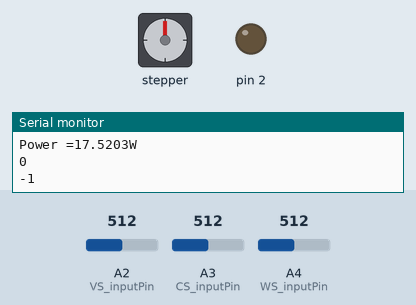
Bench run of a sketch on a simulated Arduino Mega 2560, built with avr-gcc and run on an emulated ATmega2560. Parts: stepper motor, output pins drawn as LEDs (lit = HIGH), the last lines printed to the serial monitor. Inputs (shaded band) come from the test bench; at power-on: A3 (CS_inputPin) = 512, A2 (VS_inputPin) = 512, A4 (WS_inputPin) = 512. Stepper angles assume 300 steps per turn.

Above: at 1.2 s.
1.3 s: A3 (CS_inputPin) set to 308
At 3.25 s:
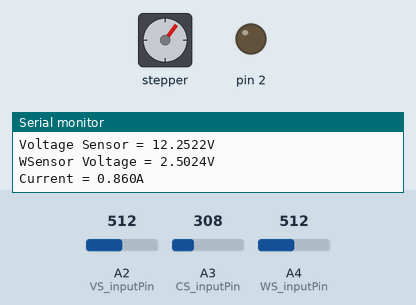
4.3 s: A3 (CS_inputPin) set to 282
At 5.35 s:
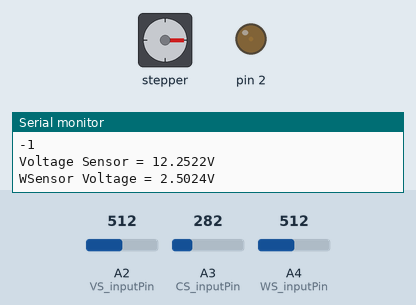
7.3 s: A2 (VS_inputPin) set to 502
At 9.05 s:
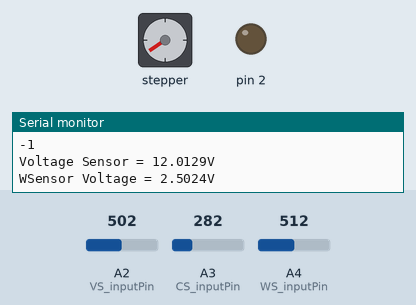
10.3 s: A3 (CS_inputPin) set to 122
At 11.13 s:
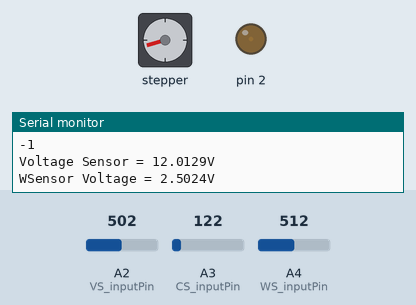
13.3 s: A4 (WS_inputPin) set to 310
16.3 s: A4 (WS_inputPin) set to 289
Timing chart, 0 to 19.3 s (numbered marks = the images above; inputs shaded):
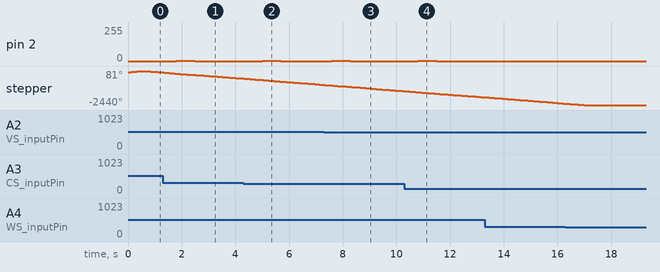

The sketch:

391_ARDUINO.ino
```cpp
/*
 * Timer 0 (controls pin 13, 4);
 * Timer 1 (controls pin 12, 11);
 * Timer 2 (controls pin 10, 9);
 * Timer 3 (controls pin 5, 3, 2);
 * Timer 4 (controls pin 8, 7, 6);
 * Timer 5 (controls pin 46,45,44);
 *
 * Timer3
 * -Highest frequency is 1MHz
 * -Lowest frequency is 0.12Hz
 * -for .pwm(pin,duty,period): duty is 10bit val, so from 0-1023
 *
 */
#include "TimerOne.h"
#include "FlexiTimer2.h"
#include "TimerThree.h"
#include "TimerFour.h"
#include "TimerFive.h"
#include <Stepper.h>
#include <stdlib.h>
#include <SoftwareSerial.h>

// ====== Constants ======

// define frequencies for timers
#define frequency1  200  // 5ms
#define frequency2  200
#define frequency3  150000
#define frequency4  10
#define frequency5  10   // 1 = 100, so if u want 1000 Hz (1ms), do 10 etc

// ====== Global Variables ======

//Bluetooth
SoftwareSerial ble(10, 7); // RX, TX
// white is TX on chip
// yellow goes to rx on chip
// blue vcc
// black is ground

// define duty cycles for timer, val/1024 = duty cycle
int duty3_2 = 0;  // duty cycle for timer3, pin 2
int duty3_3 = 256;
int duty3_5 = 103;

// calculate periods for timers
long int period1 = (1000000/frequency1);
long int period2 = (1000/frequency2);
long int period3 = (1000000/frequency3);
long int period4 = (1000000/frequency4);
long int period5 = (1000000/frequency5);

//Stepper Setup Variable
Stepper myStepper(300, 47, 51, 49, 53);          // initialize the stepper library
int Step_counter = 0;
double position = 0.0;
double Step_degree = 0.0;
int dir = 0;
int Step_start = 0;
int Step_countTarget = 0.0;
int Step_ready = 1;
double Step_current_pos = 0;

//Boost Control Setup Variables
float Vin = 0.0;
int dutycycle = 0;

//Voltage Sensor, pin A2
int VS_inputPin = A2;
int VS_count = 0;
float VS_sum = 0.0;
float R1 = 300000.0;                           // Resistor value 1, before node
float R2 =  77000.0;                           // Resistor value 2, after node

//Current Sensor, pin A3
int CS_inputPin = A3;
float CS_sum = 0.0;

//Wind Sensor, potentiometer input pin A4
int WS_inputPin = A4;
float WS_sum = 0.0;
float WS_val = 0.0;

//Power
int PC_count = 0;
float PC_voltage = 0.0;
float PC_current = 0.0;
float PC_power = 0.0;

//MPPT
int boostup = -1;
float oldPower = 0.0;

void setup()
{
  Serial.begin(9600);                // initialize serial port
  ble.begin(9600);

  Timer3.initialize(period3);                     // Set period
  //Timer3.attachInterrupt();                     // ISR setup
  Timer3.pwm(2, duty3_2);                         // Set pwm

  pinMode(VS_inputPin, INPUT);
  while(((analogRead(VS_inputPin)* (5.0/1023.0))/(R2/(R1+R2))) < 9){
    Serial.println("Waiting to reach 10V !");
  }

// ====== Timer(s) ======
  Timer1.initialize(period1);                     // Set period
  Timer1.attachInterrupt(AnalogSensor);          // ISR setup

  FlexiTimer2::set(period2, mppt);       // Set period & ISR
  FlexiTimer2::start();


  Timer4.initialize(period4);                     // Set period
  Timer4.attachInterrupt(BoostControl);              // ISR setup

  Timer5.initialize(period5);                     // Set period
  Timer5.attachInterrupt(WindSensor);             // ISR Setup

// ====== Stepper Motor ======
  myStepper.setSpeed(60);                         // Speed = 60rpm

// ====== Voltage & Current Sensors ======
  //pinMode(VS_inputPin, INPUT);
  pinMode(CS_inputPin, INPUT);
}

void loop()
{
  if(Step_start == 1){    // If stepper is finished prev instruction, move
  StepperMotorControl();
  }

}
```

BoostControl.ino
```cpp
//Boost Converter Constants

#define boost_low 10          // Min output voltage
#define boost_high 15         // Max output voltage

// Use nested loops so only one if statement can be triggered in each call to BoostControl
void BoostControl()
{
  if(PC_voltage < boost_low) dutychange(-1, 4);             //Voltage below 1V, decrease duty cycle
    else{
      if(PC_voltage > boost_high) dutychange(-1, 2);            //If voltage above 15V, increase duty cycle
      else
      {
        if(boostup == 1) dutychange(1, 2);                  // MPPT wants duty cycle increased
        else dutychange(-1,2);                        // MPPT wants duty cycle decreased
      }
    }
  }


void dutychange(int sign, int inc)
{
  if(sign == 1) duty3_2 += inc;
  else duty3_2 = duty3_2 - inc;

  if(duty3_2 >= 1023) duty3_2 = 1023;
  if(duty3_2 <= 0) duty3_2 = 0;
  Timer3.setPwmDuty(2, duty3_2);
}
```

Current_Voltage_Power.ino
```cpp
/*
 * Take analog read from A2 for voltage every interrupt and add to sum, display the average every 100 reads and reset
 *                       A3     current
 *                       A4     voltage from potentiometer
 */


void AnalogSensor()
{
  VS_count++;
  VS_sum += analogRead(VS_inputPin);
  WS_sum += analogRead(WS_inputPin);
  CS_sum += analogRead(CS_inputPin);
  if(VS_count == 100){
    // Voltage Calculations
    VS_sum /= (float)VS_count;                  // Divide by VS_count to get average voltage
    VS_sum *= (5.0/1023.0);                     // Multiply by 5/1023 to get the actual voltage value
    VS_sum = VS_sum/(R2/(R1+R2));               // Reverse voltage divider to get real voltage

    // Current Calculations
    CS_sum /= (float)VS_count;                  // Divide by VS_count to get average
    CS_sum *= (5.0/1023.0);
    CS_sum /= 1.75;                             // Use formula derived from sample points to convert voltage
                                                // to current
    // Voltage calculations from potentiometer
    WS_sum /= (float)VS_count;
    WS_sum *= (5.0/1023);
    WS_val = WS_sum;

    // Pass values to power calculation
    PC_voltage = VS_sum;
    PC_current = CS_sum;
    PC_power = PC_voltage * PC_current;

    // Display values on serial print
    Serial.print("Voltage Sensor = ");
    Serial.print(VS_sum, 4);
    Serial.println("V");

    Serial.print("WSensor Voltage = ");
    Serial.print(WS_val, 4);
    Serial.println("V");

    Serial.print("Current = ");
    Serial.print(CS_sum, 3);
    Serial.println("A");

    Serial.print("Power =");
    Serial.print(PC_power, 4);
    Serial.println("W");

    dutycycle = (int)((float)(duty3_2)/1023 * 100);

    Serial.println(dutycycle);
    Serial.println(boostup);
    Serial.println();

    /*
    Serial.print(",");
    Serial.print(VS_sum, 4);
    Serial.print(" V");
    Serial.print(",");
    Serial.print(CS_sum, 3);
    Serial.print(" A");
    Serial.print(",");
    Serial.print(WS_val, 4);
    Serial.print(" V");
    Serial.print(",");
    Serial.print(PC_power, 4);
    Serial.print(" W");
    Serial.print(",");
    Serial.print(dutycycle,1);
    Serial.print(" ?");
    Serial.println(",");
*/
    ble.print(",");
    ble.print(VS_sum, 4);
    ble.print(",");
    ble.print(CS_sum, 3);
    ble.print(",");
    ble.print(WS_val, 4);
    ble.print(",");
    ble.print(PC_power, 4);
    ble.print(",");
    ble.print(dutycycle,1);
    ble.println(",");

    // Reset counter and sum vals
    VS_count = VS_sum = CS_sum = WS_sum = 0;
  }
}
```

SerialRead.ino
```cpp
static char input_line [50];

void SerialRead(){

  if(Serial.available() > 0 && Step_ready == 1){
    while (Serial.available () > 0){
    processIncomingByte (Serial.read ());
    }

    Step_degree = atoi(input_line);  //Convert char array to integer
    // Compute the shortest path

    if(abs(Step_degree - Step_current_pos) < ((360 - Step_degree) + Step_current_pos)){
      dir = (Step_degree - Step_current_pos)/abs(Step_degree - Step_current_pos);
      Step_countTarget = abs(Step_degree - Step_current_pos)/0.176;
    }
    else{
      dir = - 1;
      Step_countTarget = ((360 - Step_degree) + Step_current_pos)/0.176;
    }

    Step_start = 1;   //Start motor
    Step_ready = 0;   //Don't take any more keyboard inputs
  }
}

// read value from serial monitor, can only read one byte at a times
// taken from http://www.gammon.com.au/serial
void processIncomingByte (const byte inByte){
  static unsigned int input_pos = 0;

  switch (inByte){
    case '\n':   // end of text
      input_line [input_pos] = 0;  // terminating null byte
      // terminator reached! process input_line here ...
      input_pos = 0;  // reset buffer for next time
      break;
    case '\r':   // discard carriage return
      break;
    default:
      // keep adding if not full ... allow for terminating null byte
      if (input_pos < (50 - 1))
        input_line [input_pos++] = inByte;
      break;
    }
  }
```

StepperControl.ino
```cpp
void StepperMotorControl()
{
  if(Step_counter >= Step_countTarget)
  {
    dir = 0;
    Step_counter = 0;
    Step_start = 0;
    Step_ready = 1;
    Step_current_pos = Step_degree;
  }
  else
  {
    Step_counter++;
    myStepper.step(dir);
  }
}
```

WindSensor.ino
```cpp
#define mid 1.35

void WindSensor()
 {
  if(Step_ready)
  {
    if((WS_val-mid) >= 0.1)
    {
      dir = -1;
    }
    else
    {
      if((WS_val-mid) <= -0.1)
      {
        dir = 1;
      }
      else
      {
        dir = 0;
      }
    }
  }
  Step_countTarget = 15;

  Step_start = 1;   //Start motor

 }


/*
void WindSensor()
{
  if(Step_ready == 1){
    Step_degree = 124.4*WS_val;
    if((Step_degree - Step_current_pos) == 0)
    {
      dir = 0;
      Step_countTarget = 0;
    }
    else
      if( (Step_degree - Step_current_pos) > (Step_current_pos - Step_degree))
      {
        dir = 1;
        Step_countTarget = (Step_degree - Step_current_pos)/0.176;
      }
      else
      {
        dir = -1;
        Step_countTarget = (Step_current_pos - Step_degree)/0.176;
      }

    Step_start = 1;   //Start motor
    Step_ready = 0;   //Don't take any more keyboard inputs
  }
}

/*
 * Want to make it so potentiometer faces the wind head on ->|<- , thus not moving
 * We will find its middle point voltage value, and use that our reference
 * If the voltage value increases, we will rotate the base of the turbine to decrease the value
 *                      decreases,                                           increase the value
 * Goal is to keep that voltage value constant, thus the wind turbine gets the most possible amount
 * of wind, and thus produces the largest amount of power
 */
```

mppt.ino
```cpp
void mppt()
{
  if(PC_power >= oldPower) // new value is higher than old value, continue doing what you were doing
  {
    oldPower = PC_power;
  }
  else // new value is lower than old value, do opposite of what you were doing
  {
    boostup *= -1;
    oldPower = PC_power;
  }
}


/*
 * MPPT: Make sure most power is being achieved by
 * detecting wind direction and keeping boost converter
 * between 12-15 V whilst adjusting the PWM to get the most power
 */
```

Measured:
- the behaviour switches between 293 and 292 on A3 (CS_inputPin) (found by bisection; images 1 and 2)
- the behaviour switches between 512 and 511 on A2 (VS_inputPin) (found by bisection; images 2 and 3)
- after the input at 1.3 s, pin 2: 0/255 → 1/255 after 0.50 s, → 2/255 0.20 s later, → 1/255 0.30 s later, → 0/255 0.20 s later
- after the input at 4.3 s, pin 2: 0/255 → 1/255 after 0.70 s, → 2/255 0.20 s later, → 1/255 0.30 s later, → 0/255 0.20 s later
- after the input at 7.3 s, pin 2: 0/255 → 1/255 after 0.30 s, → 2/255 0.20 s later, → 1/255 0.30 s later, → 0/255 0.20 s later
- after the input at 10.3 s, pin 2: 0/255 → 1/255 after 0.50 s, → 2/255 0.20 s later, → 1/255 0.30 s later, → 0/255 0.20 s later
